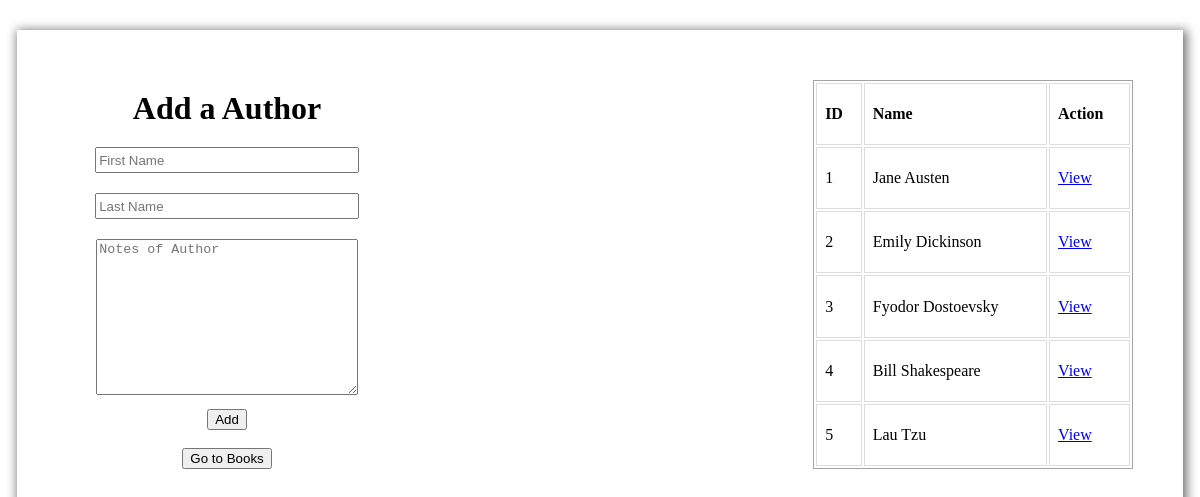
Page /authors on the earlier database version.
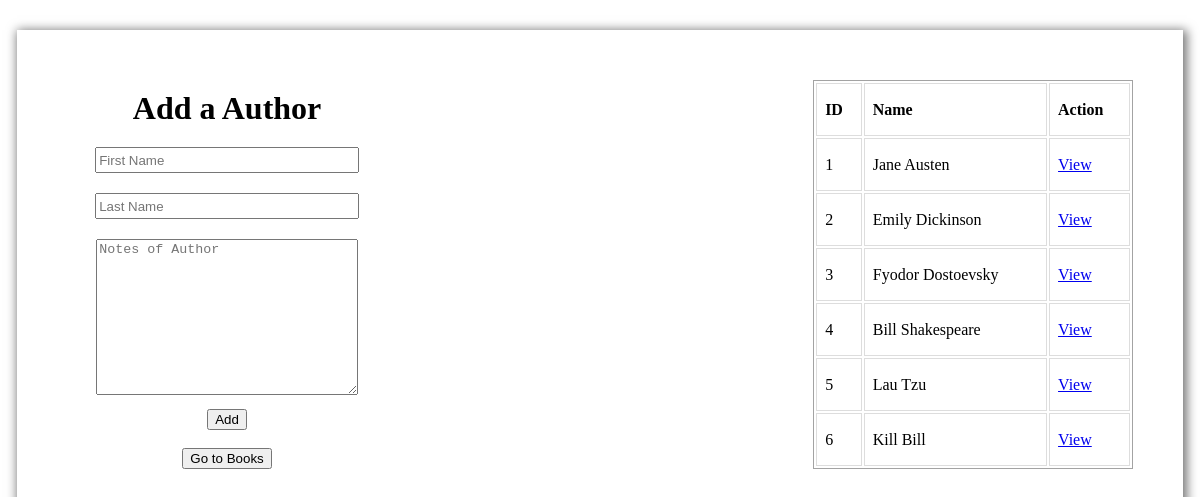
Same page on the later database version.
### books_authors_app/models.py (models this page shows)
class Author(models.Model):
    first_name = models.CharField(max_length=30)
    last_name = models.CharField(max_length=30)
    books = models.ManyToManyField (Book, related_name="authors")
    notes = models.TextField(null=True)
    created_at = models.DateTimeField(auto_now_add=True)
    update_at = models.DateTimeField(auto_now=True)

### books_authors_app/views.py (the view)
# urls.py: path('authors', views.authors),
def authors(request):
    context = {
        'all_books': Book.objects.all(),
        'all_Authors': Author.objects.all()
    }
    return render(request, 'author.html', context)

### books_authors_app/templates/author.html (shortened to what this page needs)
<!DOCTYPE html>
<html lang="en">
<head>
    {% load static %}
    <link rel="stylesheet" type="text/css" href="{% static 'style.css' %}">
</head>
<body>
    <div id="BookBox">
        <div class="LeftBox">
            <form action="/add/author" method="POST">
                <h1>Add a Author</h1>
                <input type="text" name="first_name" id="first_name" placeholder="First Name" required><br>
                <input type="text" name="last_name" id="last_name" placeholder="Last Name" required><br>
                <textarea name="notes" id="notes" cols="22" rows="10" placeholder="Notes of Author"></textarea><br>
                <button type="submit">Add</button>
            </form><br>
            <form action="/">
                <button type="submit">Go to Books</button>
            </form>
        </div>
        <div class="RightBox">
            <table>
                <tr>
                    <th>ID</th>
                    <th>Name</th>
                    <th>Action</th>
                </tr>
                {% for author in all_Authors %}
                <tr>
                    <td>{{ author.id }}</td>
                    <td>{{ author.first_name }} {{ author.last_name }}</td>
                    <td>
                        <a href="/authors/{{ author.id }}">View</a>
                    </td>
                </tr>
                {% endfor %}
            </table>
        </div>
    </div>
</body>
</html>

Differences in the rows shown:
added Author: id "6", first_name "Kill", last_name "Bill"
